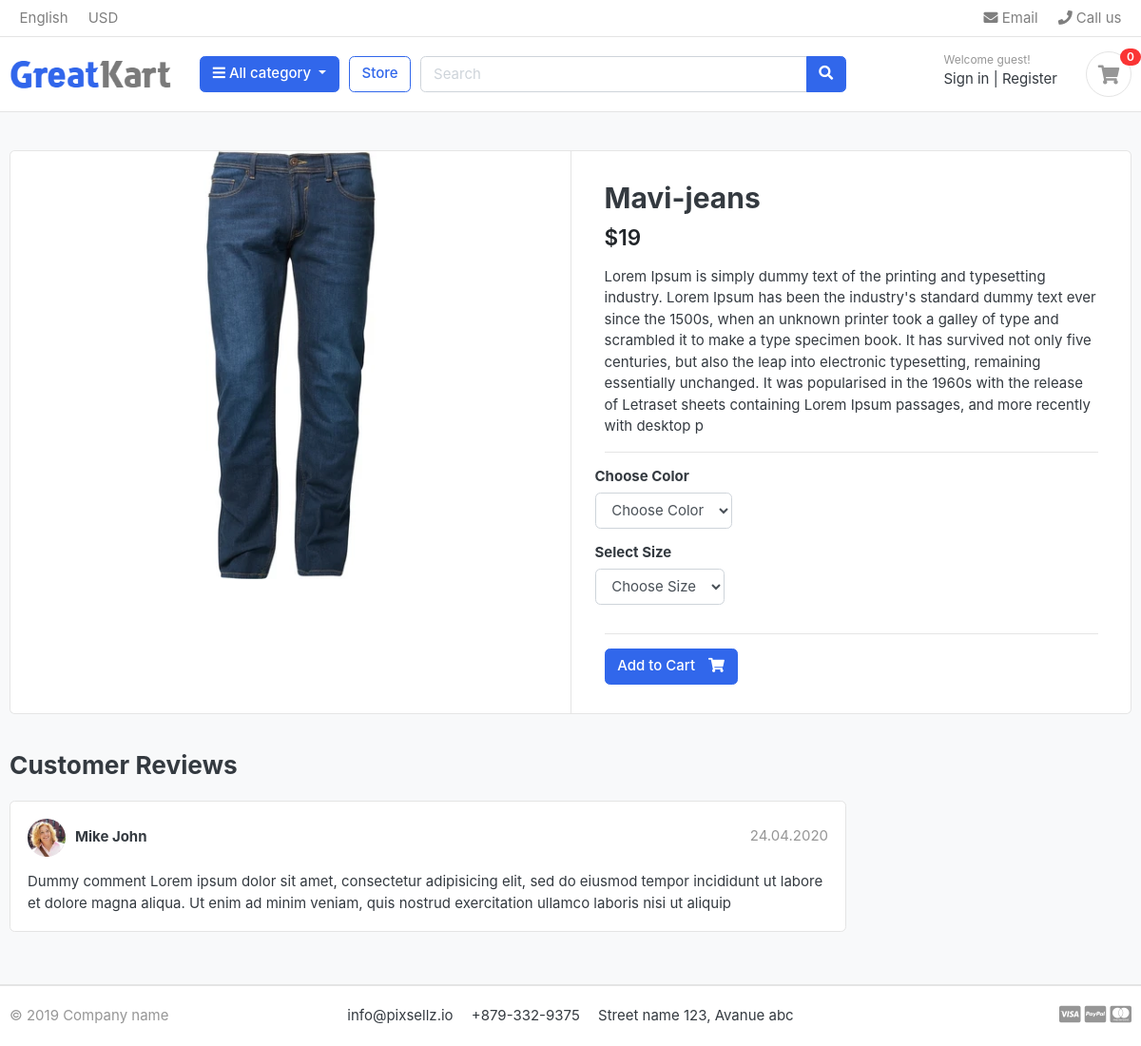
The app's page /store/category/jeans/mavi-jeans/, older data.
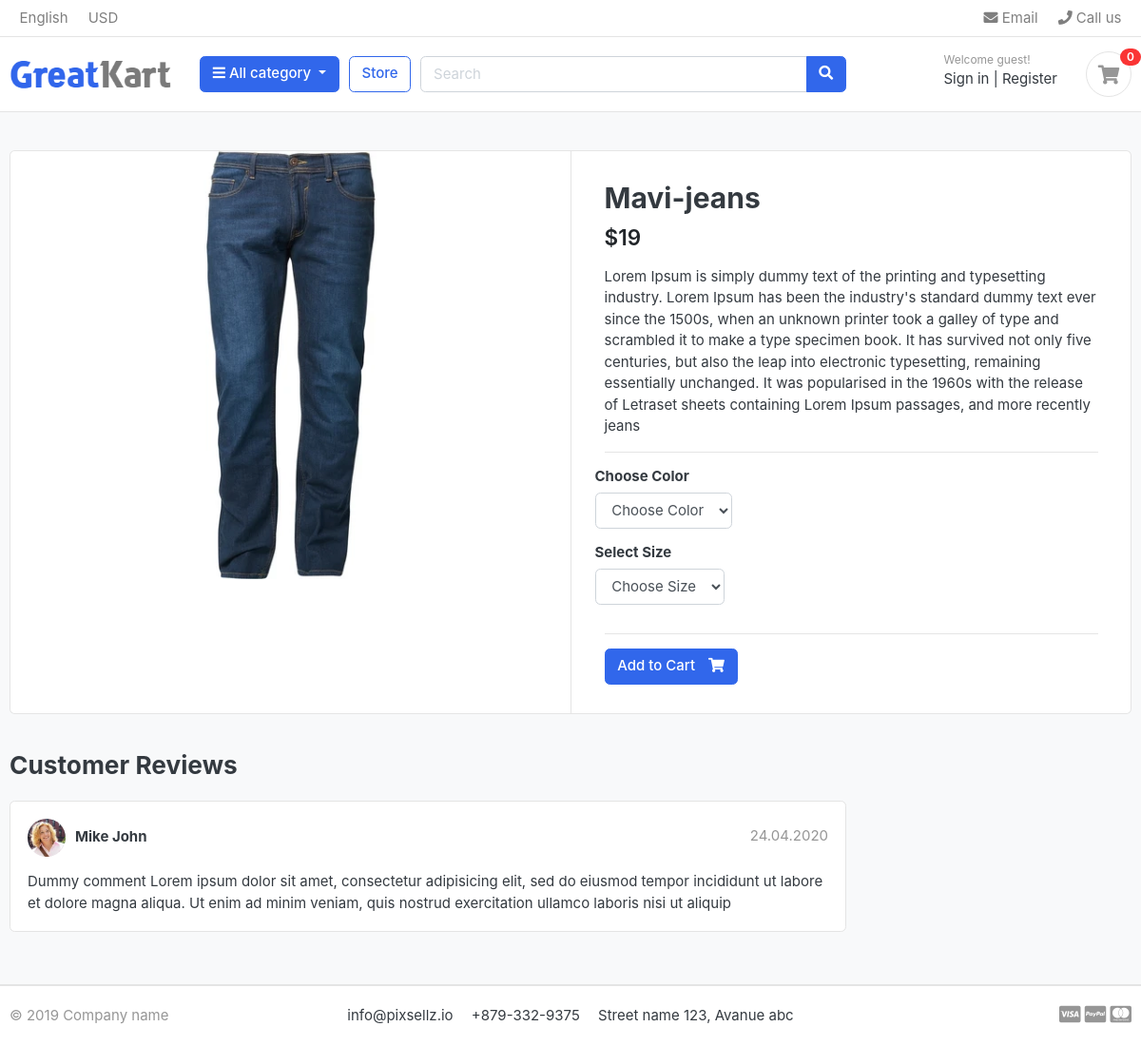
The same page, newer data.
### store/models.py (models this page shows, shortened)
class Product(models.Model):
    product_name = models.CharField(max_length=200, unique=True)
    slug = models.SlugField(max_length=200, unique=True)
    decription = models.TextField(max_length=500, blank=True)
    price = models.IntegerField()
    image = models.ImageField(upload_to='photos/products')
    stock = models.IntegerField()
    is_available = models.BooleanField(default=True)
    category = models.ForeignKey(Category, on_delete=models.CASCADE)
    created_date = models.DateTimeField(auto_now_add=True)
    modified_date = models.DateTimeField(auto_now=True)

### store/views.py (the view)
def product_detail(request, category_slug, product_slug):
    try:
        single_product = Product.objects.get(
            category__slug=category_slug, slug=product_slug)
        in_cart = CartItem.objects.filter(cart__cart_id=_cart_id(
            request), product=single_product).exists()
    except Exception as e:
        raise e
    context = {
        'single_product': single_product,
        'in_cart': in_cart,
    }
    return render(request, 'store/product_detail.html', context)

### carts/context_processors.py (called while the page is built)
def counter(request):
    cart_count = 0
    if 'admin' in request.path:
        return {}
    else:
        try:
            cart = Cart.objects.filter(cart_id=_cart_id(request))
            cart_items = CartItem.objects.all().filter(cart=cart[:1])
            for cart_item in cart_items:
                cart_count += cart_item.quantity
        except Cart.DoesNotExist:
            cart_count = 0
        return dict(cart_count=cart_count)

### carts/views.py (called while the page is built)
def _cart_id(request):
    cart = request.session.session_key
    if not cart:
        cart = request.session.create()
    return cart

### category/context_processors.py (called while the page is built)
def menu_links(request):
    links = Category.objects.all()
    return dict(links=links)

### category/models.py (called while the page is built)
    def get_url(self):
        return reverse('products_by_category', args=[self.slug])

### store/models.py (called while the page is built)
    def colors(self):
        return super(VariationManager, self).filter(variation_category='color', is_active=True)

    def sizes(self):
        return super(VariationManager, self).filter(variation_category='size', is_active=True)

### templates/store/product_detail.html (shortened to what this page needs)
{% extends 'base.html' %}
{% load static %}
{% block content %}
<section class="section-content padding-y bg">
<div class="container">
<div class="card">
	<div class="row no-gutters">
		<aside class="col-md-6">
<article class="gallery-wrap">
	<div class="img-big-wrap">
	   <a href="#"><img src="{{ single_product.image.url }}"></a>
	</div>
</article>
		</aside>
		<main class="col-md-6 border-left">
			<form action="{% url 'add_cart' single_product.id %}" method="POST">
				<article class="content-body">
				<h2 class="title">{{ single_product.product_name }}</h2>
				<div class="mb-3">
					<var class="price h4">${{ single_product.price }}</var>
				</div>
				<p>{{ single_product.decription }}</p>
				<hr>
					<div class="row">
						<div class="item-option-select">
							<h6>Choose Color</h6>
							<select name="color" class="form-control" required>
								<option value="" disabled selected>Choose Color</option>
							</select>
						</div>
					</div>
					<div class="row">
						<div class="item-option-select">
							<h6>Select Size</h6>
							<select name="size" class="form-control" required>
								<option value="" disabled selected>Choose Size</option>
							</select>
						</div>
					</div>
					<hr>
					{% if single_product.stock <= 0 %}
						<h5 class="text-danger">Out of Stock </h5>
					{% else %}
							<button type="submit"  class="btn  btn-primary"> <span class="text">Add to Cart</span> <i class="fas fa-shopping-cart"></i>  </button>
					{% endif %}
				</article>
			</form>
		</main>
	</div>
</div>
<br>
<div class="row">
			<div class="col-md-9">
	<header class="section-heading">
		<h3>Customer Reviews </h3>
	</header>
	<article class="box mb-3">
		<div class="icontext w-100">
			<img src="{% static './images/avatars/avatar1.jpg' %}" class="img-xs icon rounded-circle">
			<div class="text">
				<span class="date text-muted float-md-right">24.04.2020 </span>
				<h6 class="mb-1">Mike John </h6>
			</div>
		</div>
		<div class="mt-3">
			<p>
				Dummy comment Lorem ipsum dolor sit amet, consectetur adipisicing elit, sed do eiusmod
				tempor incididunt ut labore et dolore magna aliqua. Ut enim ad minim veniam,
				quis nostrud exercitation ullamco laboris nisi ut aliquip
			</p>
		</div>
	</article>
	</div>
</div>
</div>
</section>
{% endblock %}

Row changes from the older to the newer data that the page shows:
changed Product "Mavi-jeans": decription "…passages, and more recently with desktop p" → "…passages, and more recently jeans"
